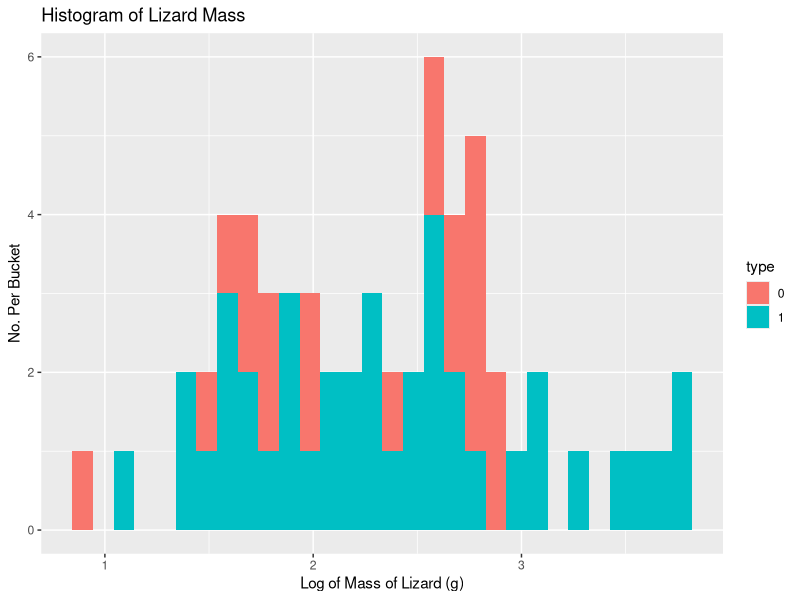
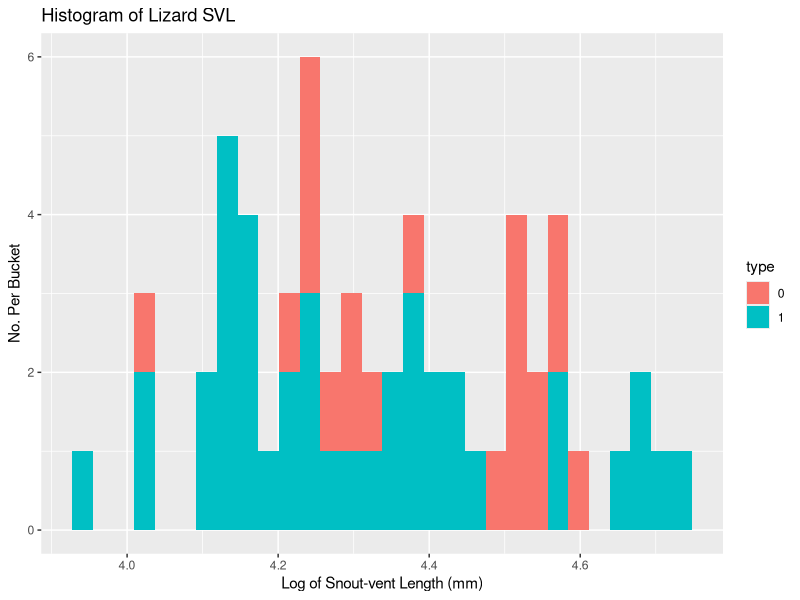
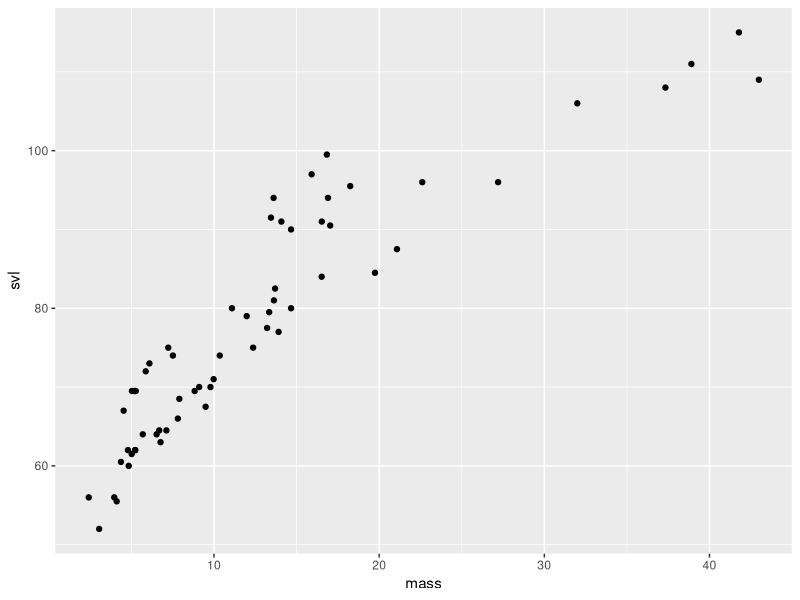
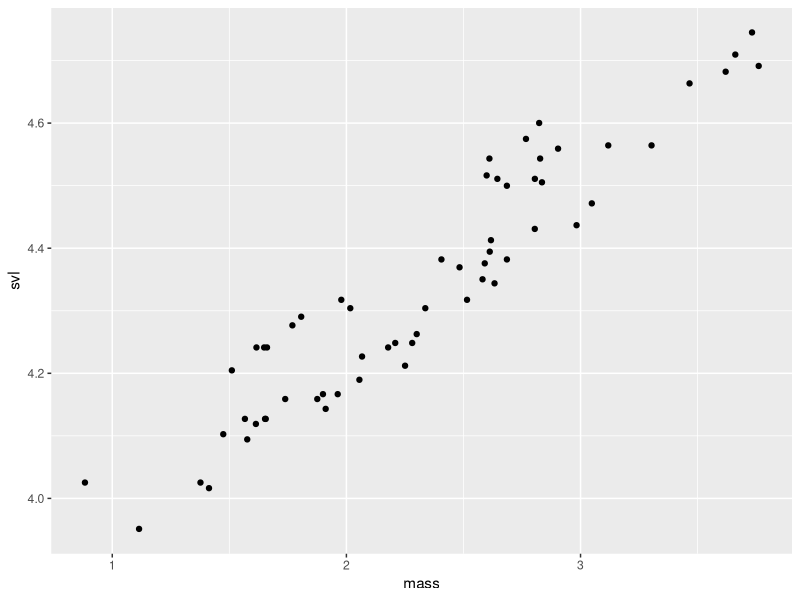

The R script that drew these images, in order:
library(tidyverse)
library(here)

# Read in data and clean up column names
df <- read.table("lizrds.dat") %>% 
  rename(mass = V1, svl = V2, type = V3) 

df <- df[-1,] %>% 
  mutate(mass = as.numeric(mass), 
         svl = as.numeric(svl))

df_transform <- df %>% 
  mutate(mass = log(mass),
         svl = log(svl))


# ------------------------ Part 1 ------------------------ 

part1 <- function() {
  print(shapiro.test(df$mass))
  
  print(shapiro.test(df$svl))
  
}

# Here we can see the the data is infact not normal and more log normal
temp <- ggplot(df,aes(x = mass, fill = type)) +
  geom_histogram() +
  labs(
    title = "Histogram of Lizard Mass",
    x = "Mass of Lizard (g)",
    y = "No. Per Bucket"
  )

temp1 <- ggplot(df,aes(x = svl, fill = type)) +
  geom_histogram() +
  labs(
    title = "Histogram of Lizard SVL",
    x = "Snout-vent Length (mm)",
    y = "No. Per Bucket"
  )


# ------------------------ Part 2 ------------------------ 
#Perform Wilcoxon Rank Sum Test on Mass and SVL based on Group
part2 <- function() {
  #Two ways of doing it
  #Mass
  print(wilcox.test(mass ~ type, data = df))
  
  W1 <- sum(outer(filter(df, type == 0)$mass, filter(df, type == 1)$mass, "<"))
  
  (1-pwilcox(W1-1,20,40))*2
  
  #SVL
  print(wilcox.test(svl ~ type, data = df, exact = FALSE)) #Deal with TIEs
}


# Can't do the same second method to confirm as that does not deal with ties, the regular 
# Wilcoxon test is sufficient

# ------------------------ Part 3 ------------------------

part3 <- function() {
  
  print(shapiro.test(df_transform$mass))
  
  print(shapiro.test(df_transform$svl))
}




# ------------------------ Part 4 ------------------------

part4 <- function() {
  print(t.test(mass ~ type, data = df_transform))
  
  
  print(t.test(svl ~ type, data = df_transform))
}


# ------------------------ Part 5 ------------------------

# Here we can see the the data is infact not normal and more log normal


temp2 <- ggplot(df_transform,aes(x = mass, fill = type)) +
  geom_histogram() +
  labs(
    title = "Histogram of Lizard Mass",
    x = "Log of Mass of Lizard (g)",
    y = "No. Per Bucket"
  )

temp3 <- ggplot(df_transform,aes(x = svl, fill = type)) +
  geom_histogram() +
  labs(
    title = "Histogram of Lizard SVL",
    x = "Log of Snout-vent Length (mm)",
    y = "No. Per Bucket"
  )

temp2
temp3

# ------------------------ Part 6 ------------------------

cor(df$mass[df$type == 0], df$svl[df$type == 0])

cor(df$mass[df$type == 1], df$svl[df$type == 1])


cor(df_transform$mass[df_transform$type == 0], df_transform$svl[df_transform$type == 0])

cor(df_transform$mass[df_transform$type == 1], df_transform$svl[df_transform$type == 1])

#Show how taking the log made it more linear thus more correlated as the corr() function works on a lienar
#basis
ggplot(df, aes(x = mass, y = svl)) +
  geom_point()

ggplot(df_transform, aes(x = mass, y = svl)) +
  geom_point()
